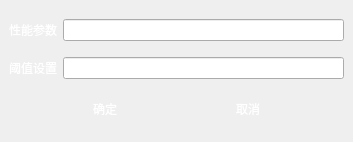
<?xml version="1.0" encoding="UTF-8"?>
<ui version="4.0">
 <class>NewAddThreshDialog</class>
 <widget class="QDialog" name="NewAddThreshDialog">
  <property name="geometry">
   <rect>
    <x>0</x>
    <y>0</y>
    <width>353</width>
    <height>142</height>
   </rect>
  </property>
  <property name="windowTitle">
   <string>Dialog</string>
  </property>
  <layout class="QHBoxLayout" name="horizontalLayout">
   <property name="leftMargin">
    <number>0</number>
   </property>
   <property name="topMargin">
    <number>0</number>
   </property>
   <property name="rightMargin">
    <number>0</number>
   </property>
   <property name="bottomMargin">
    <number>0</number>
   </property>
   <item>
    <widget class="QWidget" name="widget" native="true">
     <property name="styleSheet">
      <string notr="true">QWidget
{
	border-image:none;
}

QWidget#widget
{
	border-image: url(:/images/images/whole_back_2.png);
}

QLabel
{
	color: rgb(255, 255, 255);
}

QPushButton
{
	width:80;
	height:27;
	color: rgb(255, 255, 255);
	border-radius: 8px;  
	border-image: url(:/images/images/button_search.png);
}

QLineEdit
{
	color: rgb(0, 0, 0);
}
</string>
     </property>
     <layout class="QVBoxLayout" name="verticalLayout">
      <item>
       <layout class="QHBoxLayout" name="horizontalLayout_2">
        <item>
         <widget class="QLabel" name="alarmnameLabel">
          <property name="text">
           <string>性能参数</string>
          </property>
         </widget>
        </item>
        <item>
         <widget class="QLineEdit" name="alarmNameLineEdit"/>
        </item>
       </layout>
      </item>
      <item>
       <layout class="QHBoxLayout" name="horizontalLayout_3">
        <item>
         <widget class="QLabel" name="threshLabel">
          <property name="text">
           <string>阈值设置</string>
          </property>
         </widget>
        </item>
        <item>
         <widget class="QLineEdit" name="threshEdit"/>
        </item>
       </layout>
      </item>
      <item>
       <layout class="QHBoxLayout" name="horizontalLayout_4">
        <item>
         <spacer name="horizontalSpacer">
          <property name="orientation">
           <enum>Qt::Horizontal</enum>
          </property>
          <property name="sizeHint" stdset="0">
           <size>
            <width>40</width>
            <height>20</height>
           </size>
          </property>
         </spacer>
        </item>
        <item>
         <widget class="QPushButton" name="okButton">
          <property name="text">
           <string>确定</string>
          </property>
         </widget>
        </item>
        <item>
         <spacer name="horizontalSpacer_3">
          <property name="orientation">
           <enum>Qt::Horizontal</enum>
          </property>
          <property name="sizeHint" stdset="0">
           <size>
            <width>40</width>
            <height>20</height>
           </size>
          </property>
         </spacer>
        </item>
        <item>
         <widget class="QPushButton" name="cancelButton">
          <property name="text">
           <string>取消</string>
          </property>
         </widget>
        </item>
        <item>
         <spacer name="horizontalSpacer_2">
          <property name="orientation">
           <enum>Qt::Horizontal</enum>
          </property>
          <property name="sizeHint" stdset="0">
           <size>
            <width>40</width>
            <height>20</height>
           </size>
          </property>
         </spacer>
        </item>
       </layout>
      </item>
     </layout>
    </widget>
   </item>
  </layout>
 </widget>
 <resources/>
 <connections/>
</ui>
